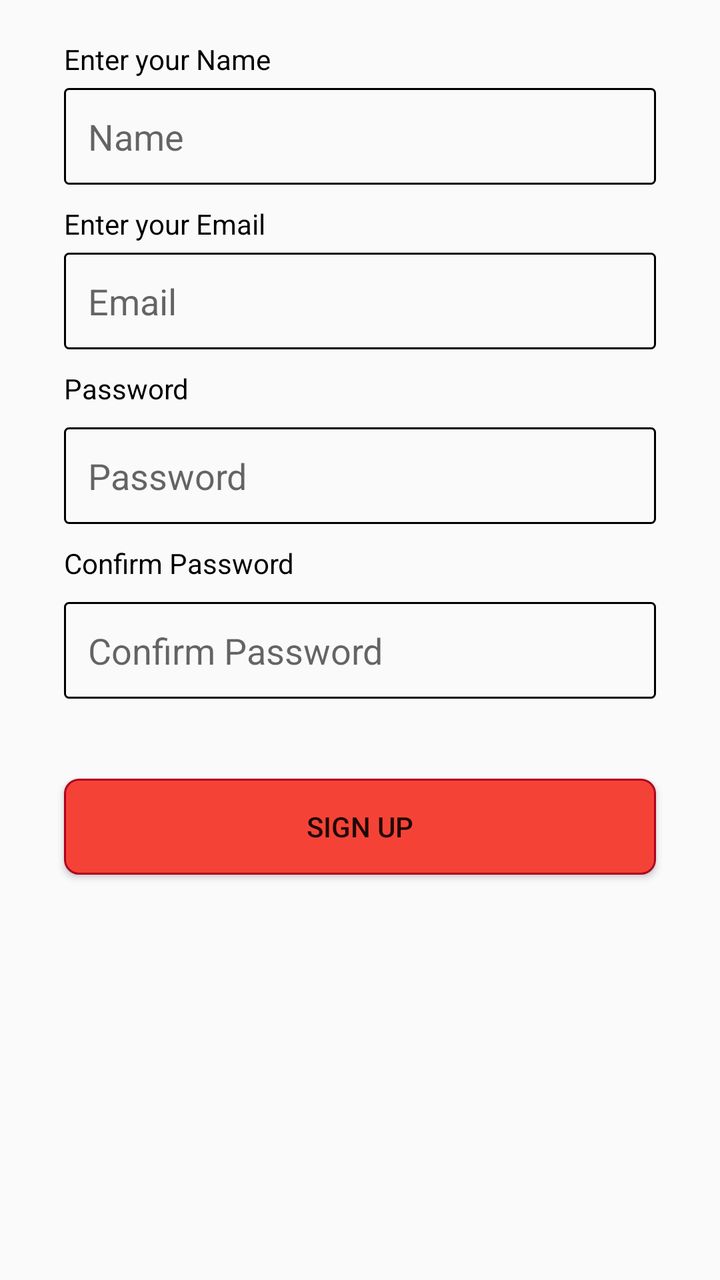
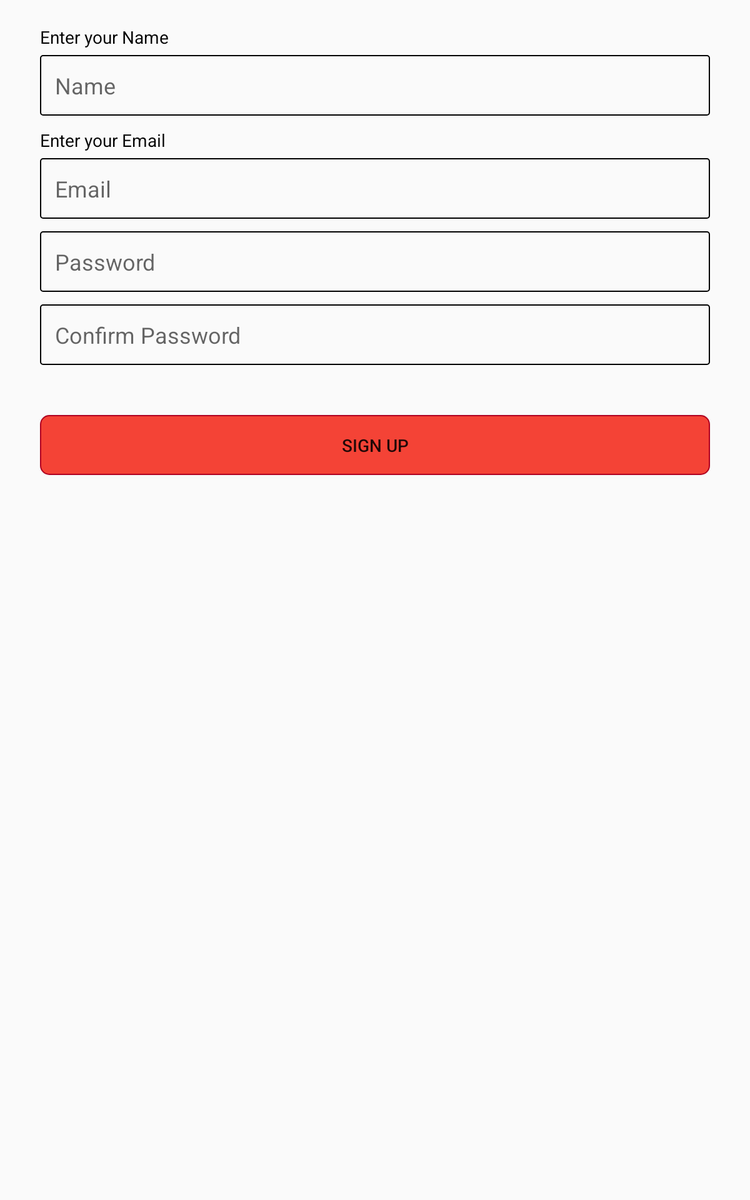

The same Android screen from two of the app's own layout files: first res/layout/ as a phone draws it, then the repository's variant for another configuration, drawn on a device whose configuration selects that folder. Both files follow.
<!-- AndroidManifest.xml: activity theme Theme.AppCompat.Light -->
<!-- res/layout/activity_register.xml -->
<?xml version="1.0" encoding="utf-8"?>
<ScrollView xmlns:android="http://schemas.android.com/apk/res/android"
    xmlns:tools="http://schemas.android.com/tools"
    android:layout_width="match_parent"
    android:layout_height="match_parent"
    android:layout_gravity="center"
    tools:context=".activities.RegisterActivity">

    <LinearLayout
        android:orientation="vertical"
        android:layout_width="match_parent"
        android:layout_height="wrap_content">

        <TextView
            android:id="@+id/textViewName"
            android:layout_width="wrap_content"
            android:layout_height="wrap_content"
            android:layout_marginTop="20dp"
            android:layout_marginStart="32dp"
            android:text="@string/enter_your_name"
            android:textColor="@color/black" />

        <EditText
            android:id="@+id/editTextText_user_name"
            android:layout_width="match_parent"
            android:layout_height="wrap_content"
            android:layout_marginTop="5dp"
            android:layout_marginRight="32dp"
            android:layout_marginLeft="32dp"
            android:background="@drawable/edittext_rectangle_style"
            android:ems="10"
            android:hint="@string/name"
            android:inputType="textPersonName"
            android:maxLength="40" />

        <TextView
            android:id="@+id/textView3"
            android:layout_width="wrap_content"
            android:layout_height="wrap_content"
            android:layout_marginTop="10dp"
            android:layout_marginStart="32dp"
            android:text="@string/enter_your_email"
            android:textColor="@color/black" />

        <EditText
            android:id="@+id/editTextText_user_register_email"
            android:layout_width="match_parent"
            android:layout_height="wrap_content"
            android:layout_marginTop="5dp"
            android:layout_marginRight="32dp"
            android:layout_marginLeft="32dp"
            android:background="@drawable/edittext_rectangle_style"
            android:ems="10"
            android:hint="@string/email"
            android:inputType="textEmailAddress"
            android:maxLength="40" />

        <TextView
            android:id="@+id/textView_Pass"
            android:layout_width="wrap_content"
            android:layout_height="wrap_content"
            android:layout_marginTop="10dp"
            android:layout_marginStart="32dp"
            android:text="@string/password"
            android:textColor="@color/black" />

        <EditText
            android:id="@+id/editTextText_user_register_password"
            android:layout_width="match_parent"
            android:layout_height="wrap_content"
            android:layout_marginLeft="32dp"
            android:layout_marginRight="32dp"
            android:layout_marginTop="10dp"
            android:background="@drawable/edittext_rectangle_style"
            android:ems="10"
            android:hint="@string/password"
            android:inputType="textPassword"
            android:maxLength="50" />

        <TextView
            android:id="@+id/textView_confirm_pass"
            android:layout_width="wrap_content"
            android:layout_height="wrap_content"
            android:layout_marginTop="10dp"
            android:layout_marginStart="32dp"
            android:text="@string/confirm_password"
            android:textColor="@color/black" />

        <EditText
            android:id="@+id/editTextText_user_register_confirm_password"
            android:layout_width="match_parent"
            android:layout_height="wrap_content"
            android:layout_marginLeft="32dp"
            android:layout_marginRight="32dp"
            android:layout_marginTop="10dp"
            android:background="@drawable/edittext_rectangle_style"
            android:ems="10"
            android:hint="@string/confirm_password"
            android:inputType="textPassword"
            android:maxLength="50" />

        <Button
            android:id="@+id/button_sign_up"
            android:layout_width="match_parent"
            android:layout_height="wrap_content"
            android:layout_marginStart="32dp"
            android:layout_marginTop="40dp"
            android:layout_marginEnd="32dp"
            android:layout_marginBottom="20dp"
            android:background="@drawable/button_rectangle_style"
            android:text="@string/sign_up"/>

    </LinearLayout>

</ScrollView>
<!-- resources referenced by this layout -->
<resources>
  <color name="black">#000000</color>
  <!-- drawable button_rectangle_style (drawable) -->
  <?xml version="1.0" encoding="utf-8"?>
  <shape xmlns:android="http://schemas.android.com/apk/res/android">
      <solid android:color="@color/red500" />
      <corners android:radius="7dp" />
      <padding
          android:bottom="12dp"
          android:left="12dp"
          android:right="12dp"
          android:top="12dp" />
  
      <stroke
          android:width="1dp"
          android:color="@color/red" />
  </shape>
  <!-- drawable edittext_rectangle_style (drawable) -->
  <?xml version="1.0" encoding="utf-8"?>
  <shape xmlns:android="http://schemas.android.com/apk/res/android">
      <solid android:color="@color/gray50" />
      <corners android:radius="2dp" />
      <padding
          android:bottom="12dp"
          android:left="12dp"
          android:right="12dp"
          android:top="12dp" />
  
          <stroke
              android:width="1dp"
              android:color="@color/black" />
  
  </shape>
  <string name="confirm_password">Confirm Password</string>
  <string name="email">Email</string>
  <string name="enter_your_email">Enter your Email</string>
  <string name="enter_your_name">Enter your Name</string>
  <string name="name">Name</string>
  <string name="password">Password</string>
  <string name="sign_up">Sign Up</string>
  <color name="red500">#F44336</color>
  <color name="red">#B00020</color>
  <color name="gray50">#FAFAFA</color>
</resources>
<!-- res/layout-large/activity_register.xml (the repository's variant of the layout above) -->
<!-- drawn on a 7-inch tablet held upright -->
<?xml version="1.0" encoding="utf-8"?>
<ScrollView xmlns:android="http://schemas.android.com/apk/res/android"
    xmlns:tools="http://schemas.android.com/tools"
    android:layout_width="match_parent"
    android:layout_height="match_parent"
    android:layout_gravity="center"
    tools:context=".activities.RegisterActivity">

    <LinearLayout
        android:orientation="vertical"
        android:layout_width="match_parent"
        android:layout_height="wrap_content">

        <TextView
            android:id="@+id/textViewName"
            android:layout_width="wrap_content"
            android:layout_height="wrap_content"
            android:layout_marginTop="20dp"
            android:layout_marginStart="32dp"
            android:text="@string/enter_your_name"
            android:textColor="@color/black" />

        <EditText
            android:id="@+id/editTextText_user_name"
            android:layout_width="match_parent"
            android:layout_height="wrap_content"
            android:layout_marginTop="5dp"
            android:layout_marginRight="32dp"
            android:layout_marginLeft="32dp"
            android:background="@drawable/edittext_rectangle_style"
            android:ems="10"
            android:hint="@string/name"
            android:inputType="textPersonName"
            android:maxLength="40" />

        <TextView
            android:id="@+id/textView3"
            android:layout_width="wrap_content"
            android:layout_height="wrap_content"
            android:layout_marginTop="10dp"
            android:layout_marginStart="32dp"
            android:text="@string/enter_your_email"
            android:textColor="@color/black" />

        <EditText
            android:id="@+id/editTextText_user_register_email"
            android:layout_width="match_parent"
            android:layout_height="wrap_content"
            android:layout_marginTop="5dp"
            android:layout_marginRight="32dp"
            android:layout_marginLeft="32dp"
            android:background="@drawable/edittext_rectangle_style"
            android:ems="10"
            android:hint="@string/email"
            android:inputType="textEmailAddress"
            android:maxLength="40" />

        <EditText
            android:id="@+id/editTextText_user_register_password"
            android:layout_width="match_parent"
            android:layout_height="wrap_content"
            android:layout_marginLeft="32dp"
            android:layout_marginRight="32dp"
            android:layout_marginTop="10dp"
            android:background="@drawable/edittext_rectangle_style"
            android:ems="10"
            android:hint="@string/password"
            android:inputType="textPassword"
            android:maxLength="50" />

        <EditText
            android:id="@+id/editTextText_user_register_confirm_password"
            android:layout_width="match_parent"
            android:layout_height="wrap_content"
            android:layout_marginLeft="32dp"
            android:layout_marginRight="32dp"
            android:layout_marginTop="10dp"
            android:background="@drawable/edittext_rectangle_style"
            android:ems="10"
            android:hint="@string/confirm_password"
            android:inputType="textPassword"
            android:maxLength="50" />

        <Button
            android:id="@+id/button_sign_up"
            android:layout_width="match_parent"
            android:layout_height="wrap_content"
            android:layout_marginStart="32dp"
            android:layout_marginTop="40dp"
            android:layout_marginEnd="32dp"
            android:layout_marginBottom="20dp"
            android:background="@drawable/button_rectangle_style"
            android:text="@string/sign_up"/>

    </LinearLayout>

</ScrollView>
